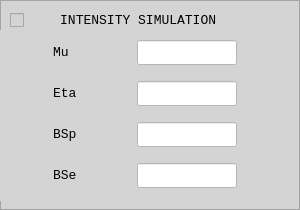
           <widget class="QFrame" name="frame_11">
            <property name="styleSheet">
             <string notr="true">
background-color: rgb(212, 212, 212);</string>
            </property>
            <property name="frameShape">
             <enum>QFrame::StyledPanel</enum>
            </property>
            <property name="frameShadow">
             <enum>QFrame::Raised</enum>
            </property>
            <widget class="QCheckBox" name="checkBoxTEMPERATUREsim_2">
             <property name="geometry">
              <rect>
               <x>10</x>
               <y>10</y>
               <width>272</width>
               <height>20</height>
              </rect>
             </property>
             <property name="minimumSize">
              <size>
               <width>250</width>
               <height>0</height>
              </size>
             </property>
             <property name="maximumSize">
              <size>
               <width>350</width>
               <height>20</height>
              </size>
             </property>
             <property name="sizeIncrement">
              <size>
               <width>5</width>
               <height>5</height>
              </size>
             </property>
             <property name="font">
              <font>
               <family>Courier New</family>
               <pointsize>10</pointsize>
               <weight>50</weight>
               <italic>false</italic>
               <bold>false</bold>
              </font>
             </property>
             <property name="focusPolicy">
              <enum>Qt::StrongFocus</enum>
             </property>
             <property name="styleSheet">
              <string notr="true">
     width: 20px;
     height: 20px;
font: 10pt &quot;Courier New&quot;;
</string>
             </property>
             <property name="text">
              <string>    INTENSITY SIMULATION</string>
             </property>
             <property name="iconSize">
              <size>
               <width>16</width>
               <height>16</height>
              </size>
             </property>
            </widget>
            <widget class="QWidget" name="">
             <property name="geometry">
              <rect>
               <x>0</x>
               <y>30</y>
               <width>291</width>
               <height>171</height>
              </rect>
             </property>
             <layout class="QVBoxLayout" name="verticalLayout_15">
              <item>
               <layout class="QHBoxLayout" name="horizontalLayout_42">
                <item>
                 <widget class="QLabel" name="label_40">
                  <property name="maximumSize">
                   <size>
                    <width>25</width>
                    <height>25</height>
                   </size>
                  </property>
                  <property name="font">
                   <font>
                    <family>Courier New</family>
                    <pointsize>10</pointsize>
                    <weight>50</weight>
                    <italic>false</italic>
                    <bold>false</bold>
                   </font>
                  </property>
                  <property name="styleSheet">
                   <string notr="true">font: 10pt &quot;Courier New&quot;;</string>
                  </property>
                  <property name="text">
                   <string>&lt;html&gt;&lt;head/&gt;&lt;body&gt;&lt;p&gt;Mu &lt;/p&gt;&lt;/body&gt;&lt;/html&gt;</string>
                  </property>
                 </widget>
                </item>
                <item>
                 <widget class="QLineEdit" name="lineEditmu">
                  <property name="sizePolicy">
                   <sizepolicy hsizetype="Expanding" vsizetype="Minimum">
                    <horstretch>0</horstretch>
                    <verstretch>0</verstretch>
                   </sizepolicy>
                  </property>
                  <property name="minimumSize">
                   <size>
                    <width>0</width>
                    <height>20</height>
                   </size>
                  </property>
                  <property name="maximumSize">
                   <size>
                    <width>100</width>
                    <height>25</height>
                   </size>
                  </property>
                  <property name="font">
                   <font>
                    <family>Courier New</family>
                    <pointsize>10</pointsize>
                    <weight>50</weight>
                    <italic>false</italic>
                    <bold>false</bold>
                   </font>
                  </property>
                  <property name="styleSheet">
                   <string notr="true">font: 10pt &quot;Courier New&quot;;
background-color: rgb(255, 255, 255);</string>
                  </property>
                 </widget>
                </item>
               </layout>
              </item>
              <item>
               <layout class="QHBoxLayout" name="horizontalLayout_43">
                <item>
                 <widget class="QLabel" name="label_60">
                  <property name="maximumSize">
                   <size>
                    <width>25</width>
                    <height>25</height>
                   </size>
                  </property>
                  <property name="font">
                   <font>
                    <family>Courier New</family>
                    <pointsize>10</pointsize>
                    <weight>50</weight>
                    <italic>false</italic>
                    <bold>false</bold>
                   </font>
                  </property>
                  <property name="styleSheet">
                   <string notr="true">font: 10pt &quot;Courier New&quot;;</string>
                  </property>
                  <property name="text">
                   <string>&lt;html&gt;&lt;head/&gt;&lt;body&gt;&lt;p&gt;Eta&lt;/p&gt;&lt;/body&gt;&lt;/html&gt;</string>
                  </property>
                 </widget>
                </item>
                <item>
                 <widget class="QLineEdit" name="lineEditeta">
                  <property name="sizePolicy">
                   <sizepolicy hsizetype="Expanding" vsizetype="Minimum">
                    <horstretch>0</horstretch>
                    <verstretch>0</verstretch>
                   </sizepolicy>
                  </property>
                  <property name="minimumSize">
                   <size>
                    <width>0</width>
                    <height>20</height>
                   </size>
                  </property>
                  <property name="maximumSize">
                   <size>
                    <width>100</width>
                    <height>25</height>
                   </size>
                  </property>
                  <property name="font">
                   <font>
                    <family>Courier New</family>
                    <pointsize>10</pointsize>
                    <weight>50</weight>
                    <italic>false</italic>
                    <bold>false</bold>
                   </font>
                  </property>
                  <property name="styleSheet">
                   <string notr="true">font: 10pt &quot;Courier New&quot;;
background-color: rgb(255, 255, 255);</string>
                  </property>
                 </widget>
                </item>
               </layout>
              </item>
              <item>
               <layout class="QHBoxLayout" name="horizontalLayout_48">
                <item>
                 <widget class="QLabel" name="label_73">
                  <property name="maximumSize">
                   <size>
                    <width>25</width>
                    <height>25</height>
                   </size>
                  </property>
                  <property name="font">
                   <font>
                    <family>Courier New</family>
                    <pointsize>10</pointsize>
                    <weight>50</weight>
                    <italic>false</italic>
                    <bold>false</bold>
                   </font>
                  </property>
                  <property name="styleSheet">
                   <string notr="true">font: 10pt &quot;Courier New&quot;;</string>
                  </property>
                  <property name="text">
                   <string>&lt;html&gt;&lt;head/&gt;&lt;body&gt;&lt;p&gt;BSp&lt;/p&gt;&lt;/body&gt;&lt;/html&gt;</string>
                  </property>
                 </widget>
                </item>
                <item>
                 <widget class="QLineEdit" name="lineEditBSp">
                  <property name="sizePolicy">
                   <sizepolicy hsizetype="Expanding" vsizetype="Minimum">
                    <horstretch>0</horstretch>
                    <verstretch>0</verstretch>
                   </sizepolicy>
                  </property>
                  <property name="minimumSize">
                   <size>
                    <width>0</width>
                    <height>20</height>
                   </size>
                  </property>
                  <property name="maximumSize">
                   <size>
                    <width>100</width>
                    <height>25</height>
                   </size>
                  </property>
                  <property name="font">
                   <font>
                    <family>Courier New</family>
                    <pointsize>10</pointsize>
                    <weight>50</weight>
                    <italic>false</italic>
                    <bold>false</bold>
                   </font>
                  </property>
                  <property name="styleSheet">
                   <string notr="true">font: 10pt &quot;Courier New&quot;;
background-color: rgb(255, 255, 255);</string>
                  </property>
                 </widget>
                </item>
               </layout>
              </item>
              <item>
               <layout class="QHBoxLayout" name="horizontalLayout_44">
                <item>
                 <widget class="QLabel" name="label_61">
                  <property name="maximumSize">
                   <size>
                    <width>25</width>
                    <height>25</height>
                   </size>
                  </property>
                  <property name="font">
                   <font>
                    <family>Courier New</family>
                    <pointsize>10</pointsize>
                    <weight>50</weight>
                    <italic>false</italic>
                    <bold>false</bold>
                   </font>
                  </property>
                  <property name="styleSheet">
                   <string notr="true">font: 10pt &quot;Courier New&quot;;</string>
                  </property>
                  <property name="text">
                   <string>&lt;html&gt;&lt;head/&gt;&lt;body&gt;&lt;p&gt;BSe&lt;/p&gt;&lt;/body&gt;&lt;/html&gt;</string>
                  </property>
                 </widget>
                </item>
                <item>
                 <widget class="QLineEdit" name="lineEditBSe">
                  <property name="sizePolicy">
                   <sizepolicy hsizetype="Expanding" vsizetype="Minimum">
                    <horstretch>0</horstretch>
                    <verstretch>0</verstretch>
                   </sizepolicy>
                  </property>
                  <property name="minimumSize">
                   <size>
                    <width>0</width>
                    <height>20</height>
                   </size>
                  </property>
                  <property name="maximumSize">
                   <size>
                    <width>100</width>
                    <height>25</height>
                   </size>
                  </property>
                  <property name="font">
                   <font>
                    <family>Courier New</family>
                    <pointsize>10</pointsize>
                    <weight>50</weight>
                    <italic>false</italic>
                    <bold>false</bold>
                   </font>
                  </property>
                  <property name="styleSheet">
                   <string notr="true">font: 10pt &quot;Courier New&quot;;
background-color: rgb(255, 255, 255);</string>
                  </property>
                 </widget>
                </item>
               </layout>
              </item>
             </layout>
            </widget>
           </widget>
